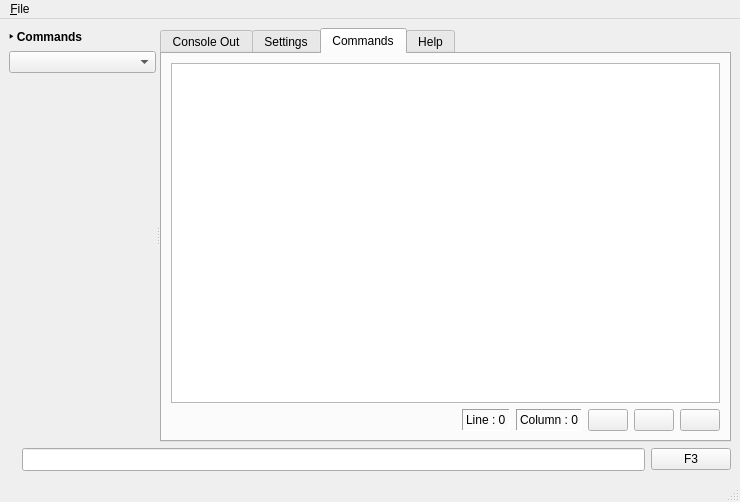
<?xml version="1.0" encoding="UTF-8"?>
<ui version="4.0">
 <class>MainWindow</class>
 <widget class="QMainWindow" name="MainWindow">
  <property name="geometry">
   <rect>
    <x>0</x>
    <y>0</y>
    <width>740</width>
    <height>502</height>
   </rect>
  </property>
  <property name="windowTitle">
   <string>Form1</string>
  </property>
  <widget class="QWidget" name="centralwidget">
   <layout class="QGridLayout" name="gridLayout">
    <item row="0" column="1">
     <widget class="QSplitter" name="splitter">
      <property name="orientation">
       <enum>Qt::Horizontal</enum>
      </property>
      <widget class="QWidget" name="verticalLayoutWidget">
       <layout class="QVBoxLayout" name="verticalLayout">
        <item>
         <widget class="QLabel" name="label_4">
          <property name="font">
           <font>
            <weight>75</weight>
            <bold>true</bold>
           </font>
          </property>
          <property name="text">
           <string>‣ Commands</string>
          </property>
         </widget>
        </item>
        <item>
         <widget class="QComboBox" name="cbxCommands"/>
        </item>
        <item>
         <widget class="QWidget" name="widget" native="true">
          <layout class="QGridLayout" name="gridLayout_4">
           <item row="0" column="0">
            <widget class="QScrollArea" name="scrollArea">
             <property name="frameShape">
              <enum>QFrame::NoFrame</enum>
             </property>
             <property name="frameShadow">
              <enum>QFrame::Sunken</enum>
             </property>
             <property name="lineWidth">
              <number>0</number>
             </property>
             <property name="widgetResizable">
              <bool>true</bool>
             </property>
             <widget class="QWidget" name="pnlArguments">
              <property name="geometry">
               <rect>
                <x>0</x>
                <y>0</y>
                <width>147</width>
                <height>264</height>
               </rect>
              </property>
              <layout class="QGridLayout" name="gridLayout_3">
               <item row="0" column="0">
                <layout class="QGridLayout" name="gridLayout_2"/>
               </item>
              </layout>
             </widget>
            </widget>
           </item>
          </layout>
         </widget>
        </item>
       </layout>
      </widget>
      <widget class="QWidget" name="verticalLayoutWidget_2">
       <layout class="QVBoxLayout" name="verticalLayout_2">
        <item>
         <widget class="QTabWidget" name="tabWidget">
          <property name="currentIndex">
           <number>2</number>
          </property>
          <widget class="QWidget" name="tabConsoleOut">
           <property name="cursor">
            <cursorShape>CrossCursor</cursorShape>
           </property>
           <attribute name="title">
            <string>Console Out</string>
           </attribute>
           <layout class="QGridLayout" name="gridLayout_5">
            <item row="1" column="0">
             <widget class="QTextEdit" name="txtConsoleOut">
              <property name="font">
               <font>
                <family>Courier</family>
                <pointsize>8</pointsize>
               </font>
              </property>
              <property name="styleSheet">
               <string notr="true">background-color: rgb(255, 246, 237);
color: rgb(0, 0, 127);</string>
              </property>
              <property name="html">
               <string>&lt;!DOCTYPE HTML PUBLIC &quot;-//W3C//DTD HTML 4.0//EN&quot; &quot;http://www.w3.org/TR/REC-html40/strict.dtd&quot;&gt;
&lt;html&gt;&lt;head&gt;&lt;meta name=&quot;qrichtext&quot; content=&quot;1&quot; /&gt;&lt;style type=&quot;text/css&quot;&gt;
p, li { white-space: pre-wrap; }
&lt;/style&gt;&lt;/head&gt;&lt;body style=&quot; font-family:'Courier'; font-size:8pt; font-weight:400; font-style:normal;&quot;&gt;
&lt;p style=&quot;-qt-paragraph-type:empty; margin-top:0px; margin-bottom:0px; margin-left:0px; margin-right:0px; -qt-block-indent:0; text-indent:0px; font-family:'FreeMono'; font-size:12pt;&quot;&gt;&lt;br /&gt;&lt;/p&gt;&lt;/body&gt;&lt;/html&gt;</string>
              </property>
             </widget>
            </item>
            <item row="0" column="0">
             <widget class="QLabel" name="lblTitle">
              <property name="font">
               <font>
                <family>Courier</family>
                <pointsize>12</pointsize>
               </font>
              </property>
              <property name="frameShape">
               <enum>QFrame::Box</enum>
              </property>
              <property name="text">
               <string/>
              </property>
             </widget>
            </item>
           </layout>
          </widget>
          <widget class="QWidget" name="tabSettings">
           <attribute name="title">
            <string>Settings</string>
           </attribute>
           <layout class="QGridLayout" name="gridLayout_7">
            <item row="1" column="0">
             <layout class="QHBoxLayout" name="horizontalLayout_3">
              <item>
               <spacer name="horizontalSpacer_2">
                <property name="orientation">
                 <enum>Qt::Horizontal</enum>
                </property>
                <property name="sizeHint" stdset="0">
                 <size>
                  <width>40</width>
                  <height>20</height>
                 </size>
                </property>
               </spacer>
              </item>
              <item>
               <widget class="QPushButton" name="btnCancelSettings">
                <property name="text">
                 <string/>
                </property>
                <property name="icon">
                 <iconset>
                  <normaloff>16x16/Cancel.png</normaloff>16x16/Cancel.png</iconset>
                </property>
               </widget>
              </item>
              <item>
               <widget class="QPushButton" name="btnSaveSettings">
                <property name="text">
                 <string/>
                </property>
                <property name="icon">
                 <iconset>
                  <normaloff>16x16/Ok.png</normaloff>16x16/Ok.png</iconset>
                </property>
               </widget>
              </item>
             </layout>
            </item>
            <item row="0" column="0">
             <layout class="QFormLayout" name="formLayout">
              <property name="fieldGrowthPolicy">
               <enum>QFormLayout::AllNonFixedFieldsGrow</enum>
              </property>
              <item row="3" column="0">
               <widget class="QLabel" name="label_8">
                <property name="text">
                 <string>&lt;html&gt;&lt;head/&gt;&lt;body&gt;&lt;p&gt;&lt;span style=&quot; font-weight:600;&quot;&gt;‣ CONSOLE SETTINGS&lt;/span&gt;&lt;/p&gt;&lt;/body&gt;&lt;/html&gt;</string>
                </property>
               </widget>
              </item>
              <item row="4" column="0">
               <widget class="QLabel" name="label_6">
                <property name="text">
                 <string>Status Timer</string>
                </property>
               </widget>
              </item>
              <item row="4" column="1">
               <widget class="QLineEdit" name="txtTimerStatus"/>
              </item>
              <item row="5" column="0">
               <widget class="QLabel" name="label_11">
                <property name="text">
                 <string>Console Prompt</string>
                </property>
               </widget>
              </item>
              <item row="5" column="1">
               <widget class="QLineEdit" name="txtConsolePrompt"/>
              </item>
              <item row="10" column="0">
               <widget class="QLabel" name="label_7">
                <property name="text">
                 <string>&lt;html&gt;&lt;head/&gt;&lt;body&gt;&lt;p&gt;&lt;span style=&quot; font-weight:600;&quot;&gt;‣ WINDOWS SETTINGS&lt;/span&gt;&lt;/p&gt;&lt;/body&gt;&lt;/html&gt;</string>
                </property>
               </widget>
              </item>
              <item row="11" column="0">
               <widget class="QLabel" name="label_5">
                <property name="text">
                 <string>Windows Code Page</string>
                </property>
               </widget>
              </item>
              <item row="11" column="1">
               <widget class="QLineEdit" name="txtWindowsCodePage"/>
              </item>
              <item row="13" column="0">
               <widget class="QLabel" name="label_9">
                <property name="text">
                 <string>&lt;html&gt;&lt;head/&gt;&lt;body&gt;&lt;p&gt;&lt;span style=&quot; font-weight:600;&quot;&gt;‣ LINUX SETTINGS&lt;/span&gt;&lt;/p&gt;&lt;/body&gt;&lt;/html&gt;</string>
                </property>
               </widget>
              </item>
              <item row="9" column="0">
               <widget class="QLabel" name="label_10">
                <property name="text">
                 <string/>
                </property>
               </widget>
              </item>
              <item row="12" column="0">
               <widget class="QLabel" name="label_12">
                <property name="text">
                 <string/>
                </property>
               </widget>
              </item>
              <item row="6" column="0">
               <widget class="QLabel" name="label_13">
                <property name="text">
                 <string>Console Background Color</string>
                </property>
               </widget>
              </item>
              <item row="6" column="1">
               <widget class="QLabel" name="lblConsoleBackgroundColor">
                <property name="frameShape">
                 <enum>QFrame::Box</enum>
                </property>
                <property name="text">
                 <string>white</string>
                </property>
               </widget>
              </item>
              <item row="7" column="0">
               <widget class="QLabel" name="label_14">
                <property name="text">
                 <string>Console Foreground Color</string>
                </property>
               </widget>
              </item>
              <item row="7" column="1">
               <widget class="QLabel" name="lblConsoleForegroundColor">
                <property name="frameShape">
                 <enum>QFrame::Box</enum>
                </property>
                <property name="text">
                 <string>black</string>
                </property>
               </widget>
              </item>
              <item row="8" column="0">
               <widget class="QLabel" name="label_15">
                <property name="text">
                 <string>Console Font</string>
                </property>
               </widget>
              </item>
              <item row="8" column="1">
               <widget class="QLabel" name="lblConsoleFont">
                <property name="frameShape">
                 <enum>QFrame::Box</enum>
                </property>
                <property name="text">
                 <string>Courier</string>
                </property>
               </widget>
              </item>
             </layout>
            </item>
           </layout>
          </widget>
          <widget class="QWidget" name="tabXMLFile">
           <attribute name="title">
            <string>Commands</string>
           </attribute>
           <layout class="QGridLayout" name="gridLayout_8">
            <item row="0" column="0">
             <widget class="QPlainTextEdit" name="txtEditXML">
              <property name="font">
               <font>
                <family>Courier</family>
               </font>
              </property>
             </widget>
            </item>
            <item row="1" column="0">
             <layout class="QHBoxLayout" name="horizontalLayout_2">
              <item>
               <spacer name="horizontalSpacer">
                <property name="orientation">
                 <enum>Qt::Horizontal</enum>
                </property>
                <property name="sizeHint" stdset="0">
                 <size>
                  <width>40</width>
                  <height>20</height>
                 </size>
                </property>
               </spacer>
              </item>
              <item>
               <widget class="QLabel" name="lblDirtyFlag">
                <property name="text">
                 <string/>
                </property>
               </widget>
              </item>
              <item>
               <widget class="QLabel" name="lblLineCursor">
                <property name="frameShape">
                 <enum>QFrame::Panel</enum>
                </property>
                <property name="frameShadow">
                 <enum>QFrame::Sunken</enum>
                </property>
                <property name="text">
                 <string>Line : 0</string>
                </property>
               </widget>
              </item>
              <item>
               <widget class="QLabel" name="lblColumnCursor">
                <property name="frameShape">
                 <enum>QFrame::Panel</enum>
                </property>
                <property name="frameShadow">
                 <enum>QFrame::Sunken</enum>
                </property>
                <property name="text">
                 <string>Column : 0</string>
                </property>
               </widget>
              </item>
              <item>
               <widget class="QPushButton" name="btnSaveXML">
                <property name="toolTip">
                 <string>Save</string>
                </property>
                <property name="text">
                 <string/>
                </property>
                <property name="icon">
                 <iconset>
                  <normaloff>16x16/Save.png</normaloff>16x16/Save.png</iconset>
                </property>
               </widget>
              </item>
              <item>
               <widget class="QPushButton" name="btnExportXML">
                <property name="toolTip">
                 <string>Export</string>
                </property>
                <property name="text">
                 <string/>
                </property>
                <property name="icon">
                 <iconset>
                  <normaloff>16x16/Upload.png</normaloff>16x16/Upload.png</iconset>
                </property>
               </widget>
              </item>
              <item>
               <widget class="QPushButton" name="btnImportXML">
                <property name="toolTip">
                 <string>Import</string>
                </property>
                <property name="text">
                 <string/>
                </property>
                <property name="icon">
                 <iconset>
                  <normaloff>16x16/Download.png</normaloff>16x16/Download.png</iconset>
                </property>
               </widget>
              </item>
             </layout>
            </item>
           </layout>
          </widget>
          <widget class="QWidget" name="tabHelp">
           <attribute name="title">
            <string>Help</string>
           </attribute>
           <layout class="QGridLayout" name="gridLayout_6">
            <item row="0" column="0">
             <widget class="QTextEdit" name="txtHelp"/>
            </item>
           </layout>
          </widget>
         </widget>
        </item>
       </layout>
      </widget>
     </widget>
    </item>
    <item row="1" column="1">
     <layout class="QHBoxLayout" name="horizontalLayout_5">
      <item>
       <widget class="QLabel" name="btnBookmark">
        <property name="cursor">
         <cursorShape>PointingHandCursor</cursorShape>
        </property>
        <property name="text">
         <string/>
        </property>
        <property name="pixmap">
         <pixmap>16x16/Star.png</pixmap>
        </property>
       </widget>
      </item>
      <item>
       <widget class="QLineEdit" name="txtCommand">
        <property name="font">
         <font>
          <family>Courier</family>
         </font>
        </property>
       </widget>
      </item>
      <item>
       <widget class="QPushButton" name="btnEnter">
        <property name="text">
         <string>F3</string>
        </property>
        <property name="icon">
         <iconset>
          <normaloff>16x16/Player Play.png</normaloff>16x16/Player Play.png</iconset>
        </property>
       </widget>
      </item>
     </layout>
    </item>
   </layout>
  </widget>
  <widget class="QMenuBar" name="menuBar">
   <property name="geometry">
    <rect>
     <x>0</x>
     <y>0</y>
     <width>740</width>
     <height>21</height>
    </rect>
   </property>
   <widget class="QMenu" name="menu_File">
    <property name="title">
     <string>&amp;File</string>
    </property>
    <addaction name="action_Quit"/>
   </widget>
   <addaction name="menu_File"/>
  </widget>
  <widget class="QStatusBar" name="statusBar"/>
  <action name="action_Quit">
   <property name="icon">
    <iconset>
     <normaloff>16x16/Cancel.png</normaloff>16x16/Cancel.png</iconset>
   </property>
   <property name="text">
    <string>&amp;Quit F10</string>
   </property>
   <property name="iconText">
    <string>Quit</string>
   </property>
  </action>
 </widget>
 <resources/>
 <connections/>
</ui>
